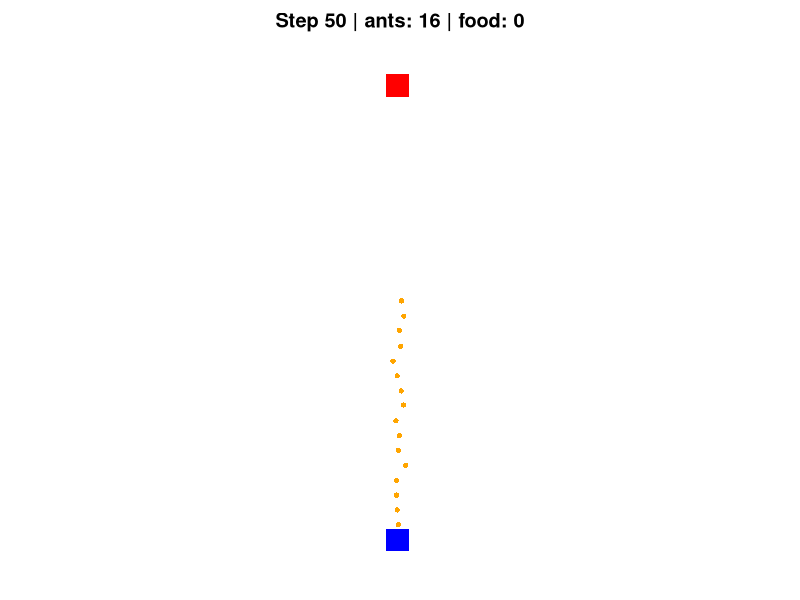
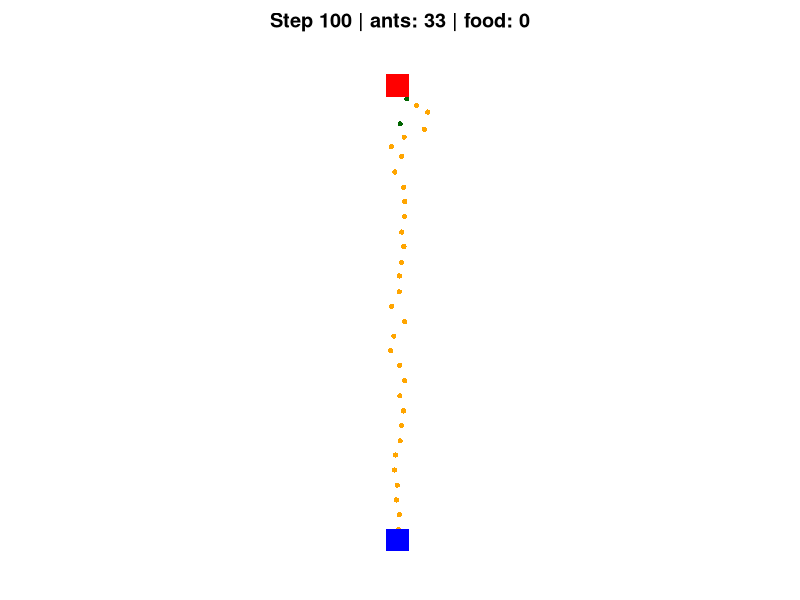
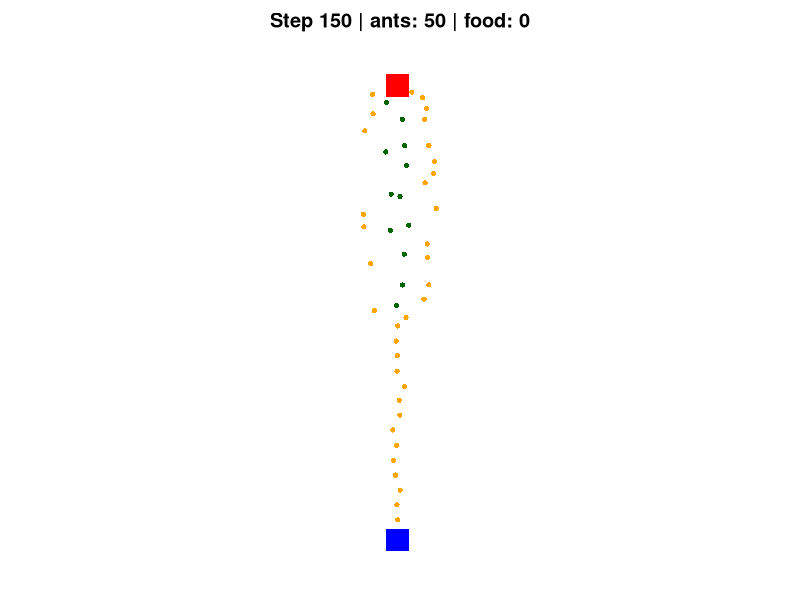
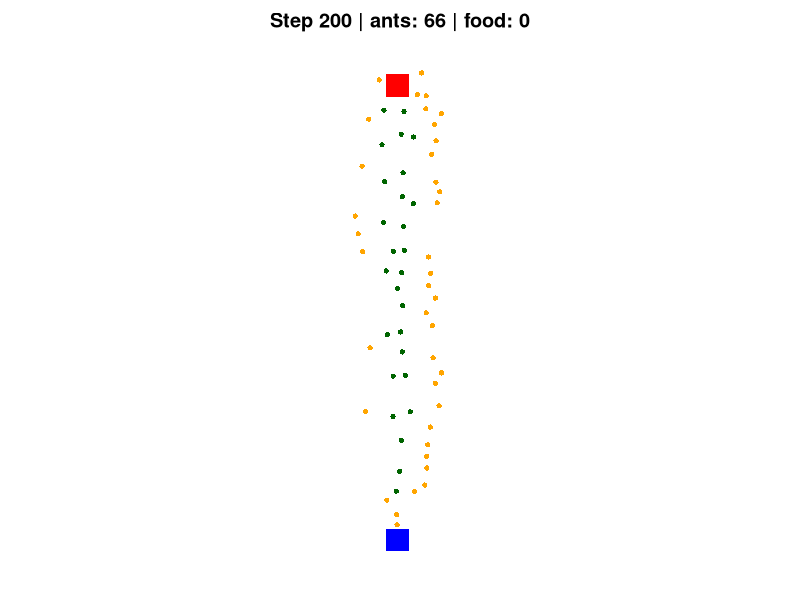
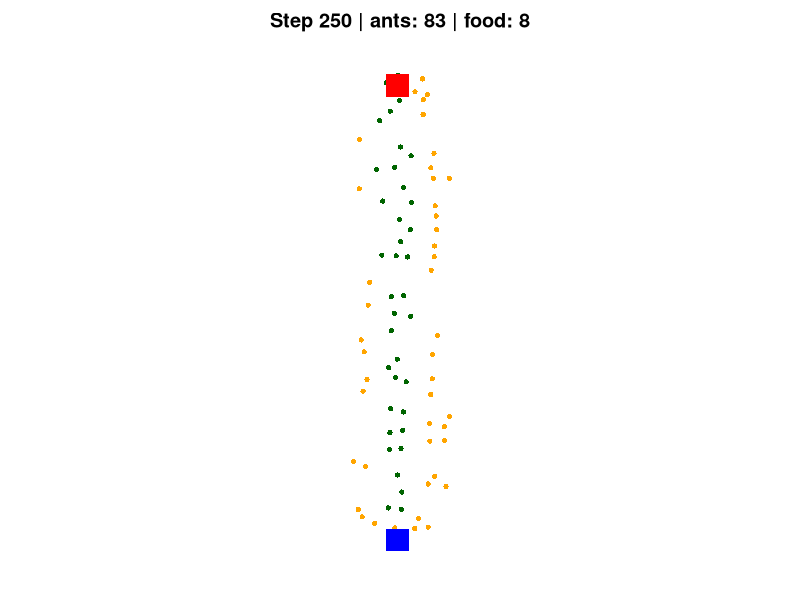
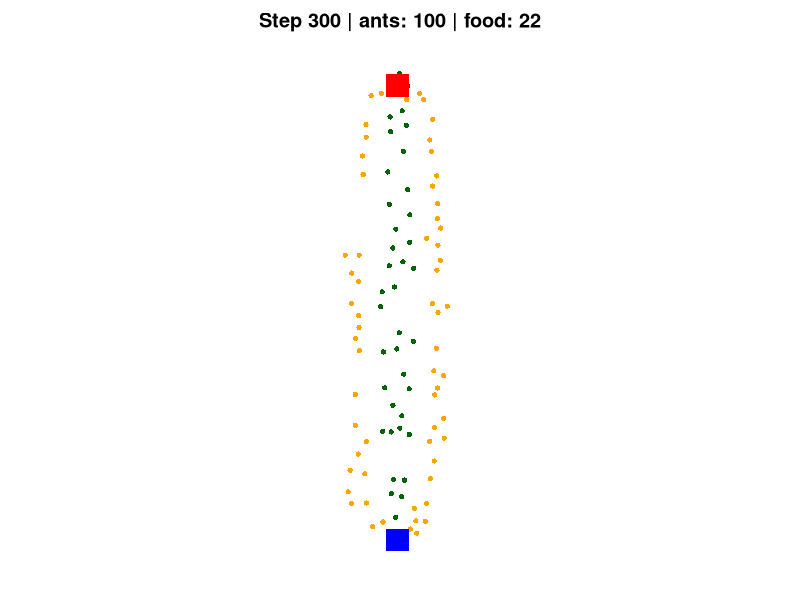

Source code (R) for these figures, in order:
# set seed for pseudorandomness

set.seed(2)

GRID_SIZE = 100

N_STEPS = 300
DRAW_INTERVAL = 50

PRIORITY_DETECT_RADIUS = 5
PRIORITY_REPULSION_STRENGTH = 0.7 #ranging from 0 - 1

LOAD_SPEED_MULTIPLIER = 0.75

MAX_ANTS = 110

FOOD_RADIUS = 3
NEST_RADIUS = 3
SPAWN_INTERVAL = 3

SELF_REPULSION_STRENGTH = 3
SELF_DETECT_RADIUS = 2
STEP_SIZE = 1

food_count = 0

nest <- c(50, 5)
food_spawn <- c(50, 95)

ants <- data.frame(
  x = numeric(),
  y = numeric(),
  hx = numeric(),
  hy = numeric(),
  startTime = numeric(),
  state = character() # searching | returning
)

pheromone <- matrix(0, GRID_SIZE, GRID_SIZE)

par(mar = c(1,1,2,1))


unit_vec <- function(v) {
  
  n <- sqrt(sum(v^2))
  
  if(n < 1e-10)
    return(c(0,0))
  
  v / n
}


for(step in 1:N_STEPS) {
  
  # ---------
  # Spawn ants
  # ---------
  
  if(step %% SPAWN_INTERVAL == 0 && nrow(ants) < MAX_ANTS) { # 
    # Loaded ant starts at foodspawn
    # ants <- rbind(
    #   ants,
    #   data.frame(
    #     x = food_spawn[1],
    #     y = food_spawn[2],
    #     hx = 0,
    #     hy = -1,
    #     state = "returning",
    #     startTime = step
    #   )
    # )
    
    # unloaded ant starts at nest
    ants <- rbind(
      ants,
      data.frame(
        x = nest[1],
        y = nest[2],
        hx = 0,
        hy = 1,
        state = "searching",
        startTime = step
      )
    )
  }
  
  # ----
  # Move ants
  # ----
  for(i in seq_len(nrow(ants))) {
    
    pos <- c(ants$x[i], ants$y[i])
    noise <- unit_vec(rnorm(2))
    
    
    from_nest <- unit_vec(
      pos - nest
    )
    
    to_nest <- unit_vec(
      nest - pos
    )
    
    # Cause no pheromone for now; ants 'know' location of food for now
    
    to_food <- unit_vec(
      food_spawn - pos
    )
    
    if(ants$state[i] == "searching") {
      dir <-
        # 0.70 * from_nest +
        0.80 * to_food +
        0.20 * noise
      
      # traffic rule: move out of way for returning ants
      returners <- which(ants$state == "returning")
      
      if(length(returners) > 0) {
        diffs <- cbind(ants$x[returners] - pos[1],
                       ants$y[returners] - pos[2])
        dists <- sqrt(rowSums(diffs^2))
        near  <- which(dists > 0 & dists < PRIORITY_DETECT_RADIUS)
        if(length(near) > 0) {
          # weighted average push-away vector (the closer the stronger)
          weights  <- 1 / dists[near]
          away_vec <- colSums(-diffs[near, , drop = FALSE] * weights)
          away_vec <- unit_vec(away_vec)
          # step sideways: keep only the perpendicular component
          fwd      <- unit_vec(dir)
          side     <- away_vec - sum(away_vec * fwd) * fwd
          side     <- unit_vec(side)
          dir <- unit_vec((1 - PRIORITY_REPULSION_STRENGTH) * dir +
                            PRIORITY_REPULSION_STRENGTH      * side)
        }
      }
      
      speed = STEP_SIZE
      }
    
    if(ants$state[i] == "returning") {
      dir <-
        0.80 * to_nest +
        0.20 * noise
      
      speed = STEP_SIZE * LOAD_SPEED_MULTIPLIER
    }
    
      # collision avoidance
      diffs2 <- cbind(ants$x - pos[1],
                      ants$y - pos[2])
      dists2 <- sqrt(rowSums(diffs2^2))
      near2  <- which(dists2 > 0 & dists2 < SELF_DETECT_RADIUS)
      
      if(length(near2) > 0) {
        weights2  <- 1 / dists2[near2]
        repel_vec <- unit_vec(colSums(-diffs2[near2, , drop = FALSE] * weights2))
        dir <- unit_vec(dir + SELF_REPULSION_STRENGTH * repel_vec)
      }
    
    dir <- unit_vec(dir)
    
    ants$x[i] <- ants$x[i] +
      speed * dir[1]
    
    ants$y[i] <- ants$y[i] +
      speed * dir[2]
}
  
  
  
  # ---------
  # State flips
  # ---------
  searchers <- which(ants$state == "searching")
  if (length(searchers) > 0) {
    dists_to_food <- sqrt((ants$x[searchers] - food_spawn[1])^2 +
                            (ants$y[searchers] - food_spawn[2])^2)
    ants$state[searchers[dists_to_food < FOOD_RADIUS]] <- "returning"
  }

  returners <- which(ants$state == "returning")
  
  if (length(returners) > 0) {
    
    dists_to_nest <- sqrt(
      (ants$x[returners] - nest[1])^2 +
        (ants$y[returners] - nest[2])^2
    )
    
    arrived <- returners[dists_to_nest < NEST_RADIUS]
    
    food_count <- food_count + length(arrived)
    
    ants$state[arrived] <- "searching"
  }
  
  
  # -----
  # Draw
  # -----
  
  if(step %% DRAW_INTERVAL == 0 | step == N_STEPS) {
    plot(
      NA,
      xlim = c(1, GRID_SIZE),
      ylim = c(1, GRID_SIZE),
      xlab = "",
      ylab = "",
      axes = FALSE,
      asp = 1,
      main = paste(
        "Step",
        step,
        "| ants:",
        nrow(ants),
        "| food:",
        food_count
      )
    )
    
    # Returning ants (carrying food)
    points(
      ants$x[ants$state == "returning"],
      ants$y[ants$state == "returning"],
      col = "darkgreen",
      pch = 16,
      cex = 0.7
    )
    
    # Searching ants
    points(
      ants$x[ants$state == "searching"],
      ants$y[ants$state == "searching"],
      col = "orange",
      pch = 16,
      cex = 0.7
    )
    
    points(
      nest[1],
      nest[2],
      pch = 15,
      col = "blue",
      cex = 3
    )
    
    points(
      food_spawn[1],
      food_spawn[2],
      pch = 15,
      col = "red",
      cex = 3
    )
    
    Sys.sleep(0.1)
  }
}
